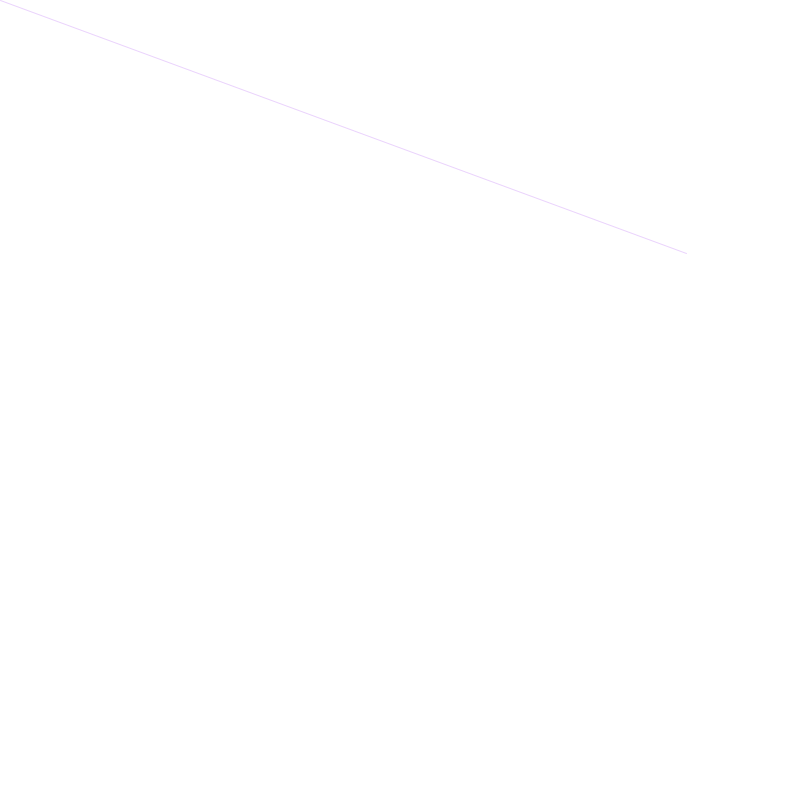
Frame 1 (no input)
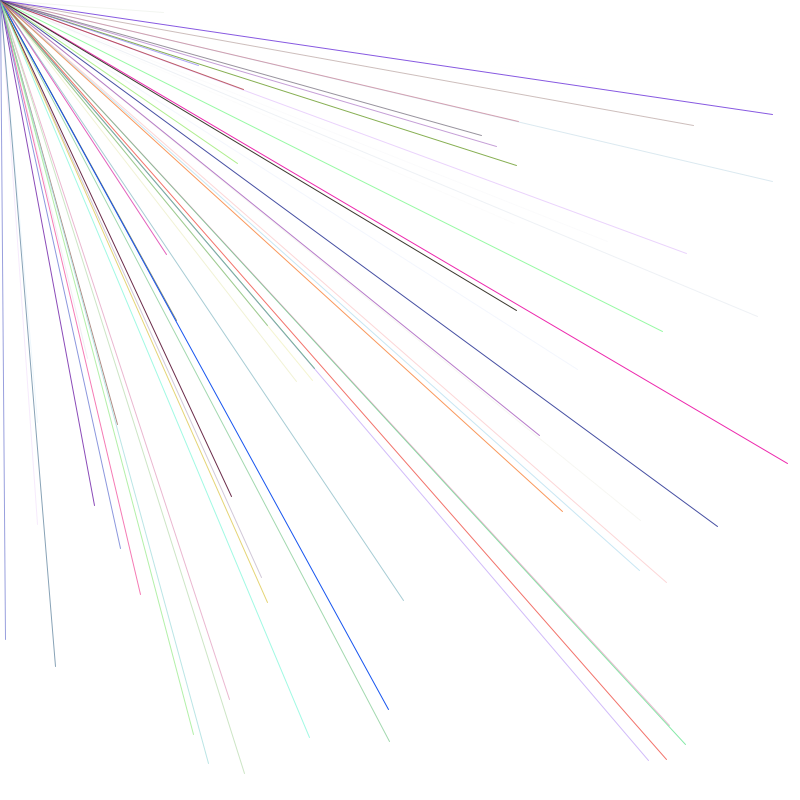
Frame 60 (the mouse pressed at the canvas centre just before this capture)
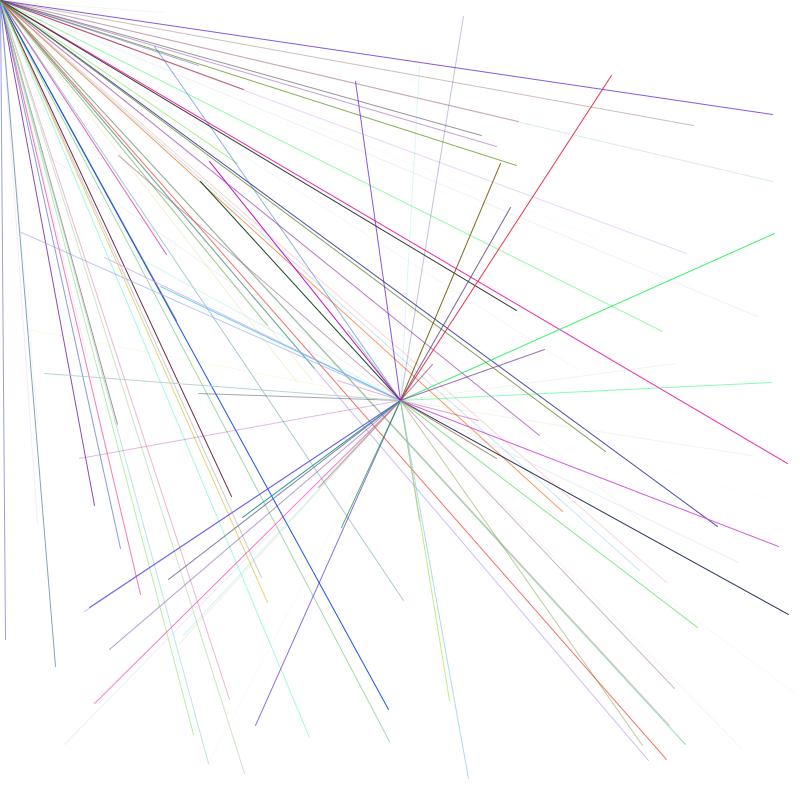
Frame 120 (the mouse held since frame 60 and released just before this capture)

The Processing sketch that drew these frames (run headless with seeded random() and noise(); from frame 60 on, the mouse is pressed at the canvas centre):

// Processing sketch: processing_4292
// ── processing_4292.pde

float r=100; // declare and initialise variables
float g=150;
float b=200;
float a=200;

float z=100;
float x=100;
float y=100;

void setup(){
  size (800,800);
  background (255); //white background
  smooth(); // setting smoothness
}

void draw(){
  //filling all variables with random values
  r=random(255);//random red
  g=random(255);// random green
  b=random(255);// random blue
  a=random(255);// random opacity
  x=random(width);// random x position between 0 and 100
  y=random(height);// random y position between 0 and 100
  
  //use values to draw an ellipse
  
  
  stroke (r,g,b,a);//fill with random colour and opacity
  line (pmouseX,pmouseY,x,y);// draw lines starting at mouse position and shooting out at random positions
}

void keyPressed(){
  background (255);// makes white background when a button is pressed
}
  
  
